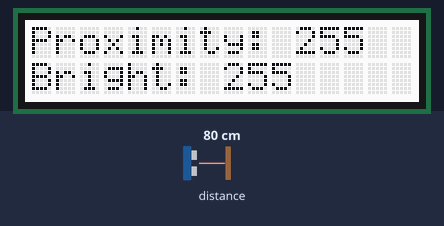
A sketch run on a simulated Arduino Nano 33 BLE. On the bench: 16×2 character LCD. Inputs (shaded band) come from the test bench; at power-on: distance to the obstacle 80 cm. What the sketch prints to the serial monitor is not drawn.

Above: at 1.2 s.
1.3 s: distance to the obstacle set to 2 cm
At 2.2 s:
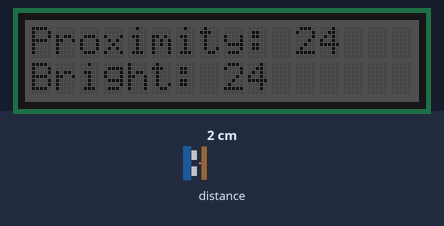
2.9 s: distance to the obstacle set to 9 cm
At 3.9 s:
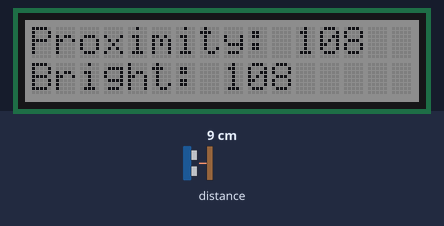
4.5 s: distance to the obstacle set to 4 cm
At 5.0 s:
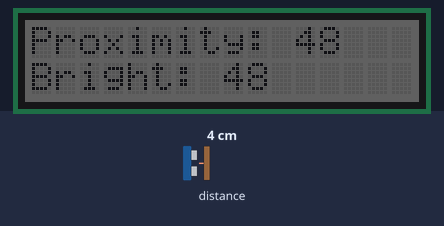
6.1 s: distance to the obstacle set to 35 cm
At 6.7 s:
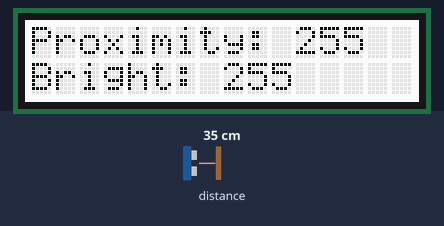
Timing chart, 0 to 8.6 s (numbered marks = the images above; inputs shaded):
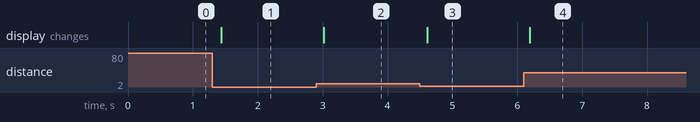

Measured:
- after the input at 1.3 s, the display: changes after 0.14 s (image 1)
- after the input at 2.9 s, the display: changes after 0.12 s (image 2)
- after the input at 4.5 s, the display: changes after 0.12 s (image 3)
- after the input at 6.1 s, the display: changes after 0.09 s (image 4)

The sketch:

sketch_jul15a.ino
```cpp
/*
  APDS-9960 - Proximity Sensor controlling Grove RGB LCD Brightness

  Reads proximity data from the on-board APDS-9960 sensor of the
  Nano 33 BLE Sense. As distance increases, LCD backlight brightness increases.
  As distance decreases (object gets closer), brightness decreases.

  Proximity value reference:
  - 0   => close
  - 255 => far
  - -1  => error
*/

#include <Arduino_APDS9960.h>
#include <Wire.h>
#include <rgb_lcd.h>

rgb_lcd lcd;

void setup() {
  Serial.begin(9600);
  while (!Serial);

  lcd.begin(16, 2);
  lcd.setRGB(0, 0, 0);
  lcd.setCursor(0, 0);
  lcd.print("Proximity Test");

  if (!APDS.begin()) {
    Serial.println("Error initializing APDS-9960 sensor!");
    lcd.clear();
    lcd.setCursor(0, 0);
    lcd.print("APDS-9960 Error!");
    while (1);
  }
}

void loop() {
  // check if a proximity reading is available
  if (APDS.proximityAvailable()) {
    // read the proximity
    int proximity = APDS.readProximity();

    if (proximity >= 0) {
      // proximity is already 0 (close) to 255 (far)
      // use it directly as brightness: far = bright, close = dim
      int brightness = proximity;

      // set backlight brightness (white light, scaled)
      lcd.setRGB(brightness, brightness, brightness);

      // print value to the Serial Monitor
      Serial.print("Proximity: ");
      Serial.print(proximity);
      Serial.print("  Brightness: ");
      Serial.println(brightness);

      // update LCD text
      lcd.setCursor(0, 0);
      lcd.print("Proximity: ");
      lcd.print(proximity);
      lcd.print("   "); // clear leftover digits

      lcd.setCursor(0, 1);
      lcd.print("Bright: ");
      lcd.print(brightness);
      lcd.print("   ");
    } else {
      Serial.println("Proximity read error");
    }
  }

  // wait a bit before reading again
  delay(100);
}
```
